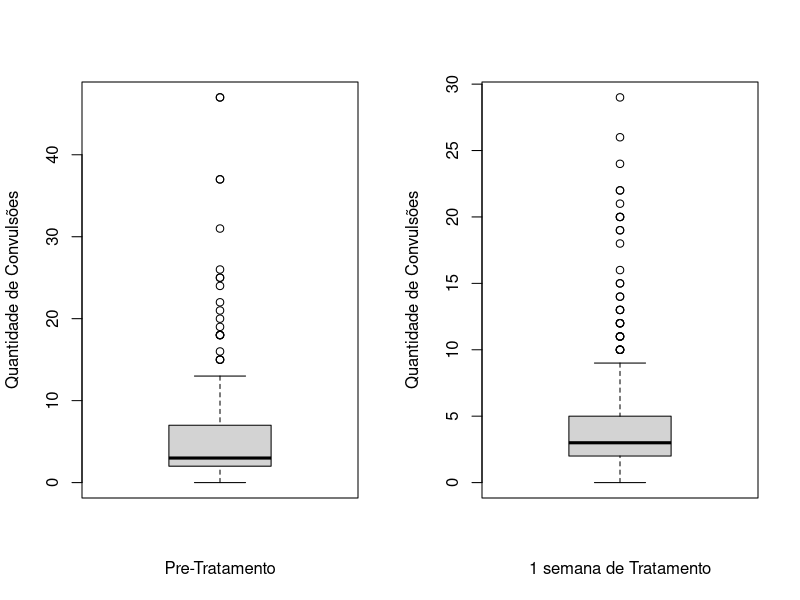

Generate this figure with R:

######################### Teste t Pareado #########################


# Passo 1: Carregar os pacotes que serao usados

if(!require(dplyr)) install.packages("dplyr") # Instalacao do pacote caso nao esteja instalado
library(dplyr)                                # Carregamento do pacote
if(!require(psych)) install.packages("psych") # Instalacao do pacote caso nao esteja instalado
library(psych)                                # Carregamento do pacote

# Passo 2: Carregar o banco de dados

# Importante: selecionar o diretorio de trabalho (working directory)
# Isso pode ser feito manualmente: Session > Set Working Directory > Choose Directory
# Ou usando a linha de codigo abaixo:
# setwd("C:/Users/ferna/Desktop")

dados <- read.csv('Banco de Dados 4.csv', sep = ';', dec = ',', fileEncoding = "latin1") %>%
  rename(Convulsoes_PT = Convulsões_PT, Convulsoes_S1 = Convulsões_S1,
                     Convulsoes_S6 = Convulsões_S6, Genero = Gênero)
View(dados)                                              # Visualizacao dos dados em janela separada
glimpse(dados)                                                 # Visualizacao de um resumo dos dados

# Passo 3: Verificacao da normalidade dos dados
#H0: Os dados são normais
#H1: Os dados não são normais
dados$DiferencaPTS1 <- dados$Convulsoes_PT - dados$Convulsoes_S1

shapiro.test(dados$DiferencaPTS1)


# Passo 4: Realizacao do teste t pareado
#H0: As médias dos dois grupos são iguais
#H1: As médias dos dois grupos não são iguais
t.test(dados$Convulsoes_PT, dados$Convulsoes_S1, paired = TRUE)


# Passo 5 (opcional): Visualizacao da distribuicao dos dados

par(mfrow=c(1,2)) # Estabeleci que quero que os graficos saiam na mesma linha
boxplot(dados$Convulsoes_PT, ylab="Quantidade de Convulsões", xlab="Pre-Tratamento")
boxplot(dados$Convulsoes_S1, ylab="Quantidade de Convulsões", xlab="1 semana de Tratamento")


# Passo 6 (opcional): Analise descritiva dos dados
summary(dados$Convulsoes_PT)
summary(dados$Convulsoes_S1)

## Outra forma: pela funcao describe do pacote Psych
describe(dados$Convulsoes_PT)
describe(dados$Convulsoes_S1)
